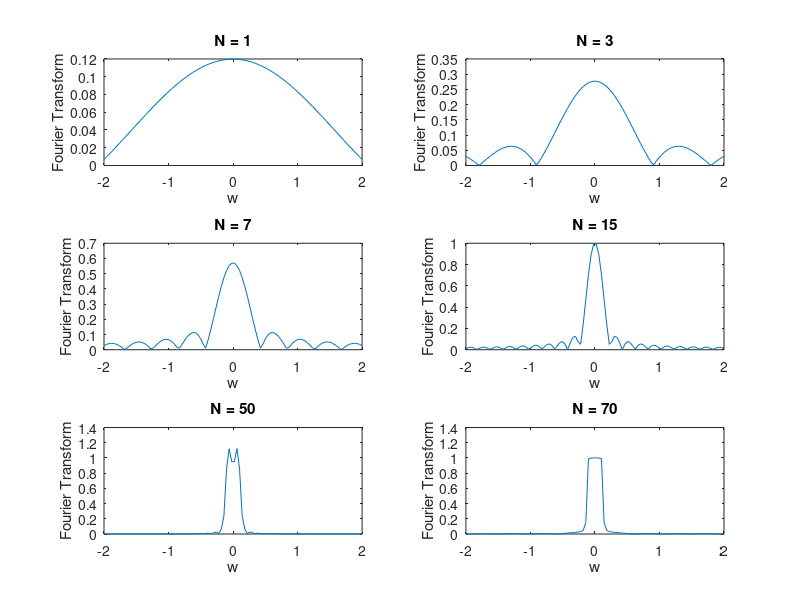

MATLAB code for this plot:
%%%%%%%%%%%%%%%%%%%%    L2.2 Part 2   %%%%%%%%%%%%%%%%%%%%

points = [1, 3, 7, 15, 50, 70]; % from textbook
w_c = pi / 25;
omega = linspace(-2, 2); %range

% make a plot for each value of N
figure;
for idx = 1:length(points)
    N = points(idx);
    % equation for gibbs phenomenon
    gibbs = zeros(1, length(omega));
    for n = -N:N
        if n == 0 % handle when n is 0, not plotting
            gibbs = gibbs + (w_c / pi) * exp(-1j * omega * n);
        else 
            gibbs = gibbs + (sin(w_c * n) ./ (pi * n)) .* exp(-1j * omega * n);
        end
    end
    % subplots
    subplot(3, 2, idx);
    plot(omega, abs(gibbs));
    title(['N = ', num2str(N)]);
    xlabel('w');
    ylabel('Fourier Transform');
end